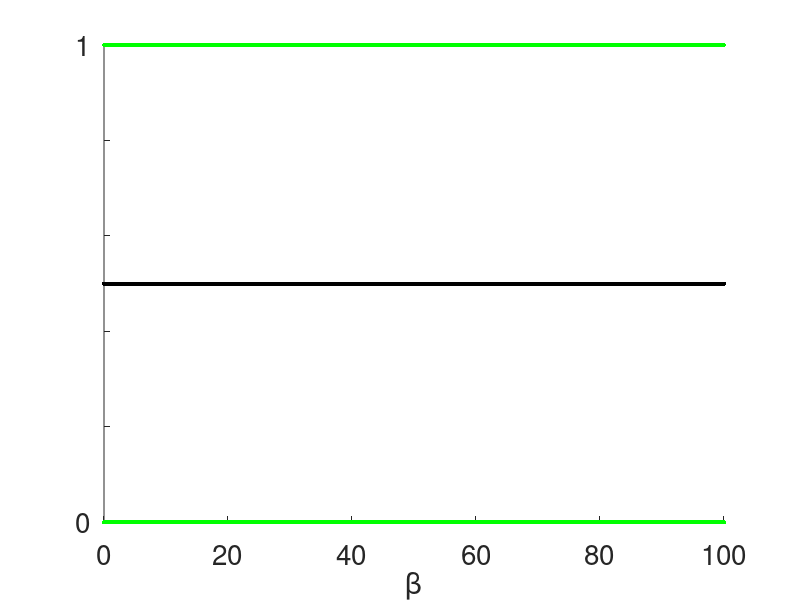

MATLAB code to generate this figure: (Note: this script raises an error after producing the figure.)
function f=Zbif2D
%a=10; c1=(a+1)/a;%alpha
B=(.01:.01:100); lb=length(B);
alpha=1.9;
A=alpha*ones(1,lb);%1.9/6/7.1/10
%A=sqrt(B)+.05;
%A=(.01:.01:50);
%B=A.^2; lb=length(B);
X=zeros(9,lb);

%Convolution:
for i=1:lb
    b=B(i);
    a=A(i); c1=(a+1)/a;
    p1=[-2*a^2*b,3*a*b,-a-b,1];%g(y)
    p2=[-2,3,-c1,1/a];%f(x)
    %
    r=p1(1);
   for k=2:length(p1)
      r=conv(r,p2);
      r(end)=r(end)+p1(k);
   end
   %}
   %r=sym2poly(subs(poly2sym(p1),poly2sym(p2)));
   r(end-1)=r(end-1)-1;%-1: ** (above)
   X(:,i)=roots(r);
end
f=X;
%
X(imag(X)~=0)=NaN;%ox=ones(size(X));
b=repmat(B,9,1); a=repmat(A,9,1);
Y=-2*X.^3+3*X.^2-(a+1)./a.*X+1./a;
detJ=(-6*X.^2+6*X-(a+1)./a).*(-6*a.*b.*Y.^2+6*b.*Y-(a+b)./a)-1./a;
trJ=-6*X.^2+6*X-(a+1)./a-6*a.*b.*Y.^2+6*b.*Y-(a+b)./a;
Xsad=X; Xuns=X;
Xsad(detJ>0)=NaN;
X(detJ<0)=NaN; X(trJ>0)=NaN;
Xuns(detJ<0)=NaN; Xuns(trJ<0)=NaN;
%{
betam=(9*a-2*a^2-2*sqrt(a*(a-3)^3))/(4-a);
rm=roots([1,-2,c1,(1-betam)/a/betam]); Xm=max(real(rm));
betap=(9*a-2*a^2+2*sqrt(a*(a-3)^3))/(4-a);
rp=roots([1,-2,c1,(1-betap)/a/betap]); Xp=min(real(rp));
%}
X(imag(X)~=0)=NaN;
fs=20; ms=10; lw=2;
figure
hold on
%plot([betam,betam],[0,Xm],'k--','linewidth',lw)
%plot([betap,betap],[0,Xp],'k--','linewidth',lw)%Get rid if a>4

h1=plot(B,Xuns,'.','color',[1,0,0],'markersize',ms,'markerfacecolor',[1,0,0]);
h2=plot(B,X,'.','color',[0,1,0],'markersize',ms,'markerfacecolor',[0,1,0]);
h3=plot(B,Xsad,'k.','markersize',ms,'markerfacecolor','k');
%plot(B,X,'k.','markersize',ms,'markerfacecolor','k')
hold off
%set(gca,'fontsize',fs,'ytick',[0,1],'xtick',[0,betam,betap],'xticklabels',{'0','\beta_-','\beta_+'})
%set(gca,'fontsize',fs,'ytick',[0,1],'xtick',[0,betam],'xticklabels',{'0','\beta_-'})
set(gca,'fontsize',fs,'ytick',(0:.2:1),'yticklabel',{'0','','','','','1'})%,'xtick',[0:2:B(end)])
axis([0,B(end),0,1])
xlabel('\beta')
ylabel('X_1^e','rot',0)
l=legend([h1(1),h2(1),h3(1)],'Unstable node','Stable node','Saddle','location','NW');%[hleg,hobj,hout,mout]
grid on
%grid minor
box on
%hobj(1).Children.MarkerSize=20;
%}